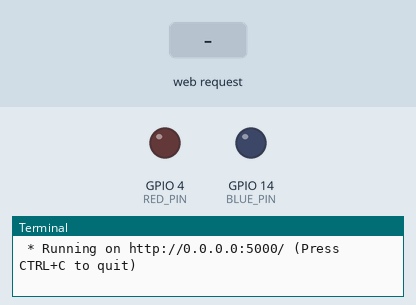
Bench run of a program on a simulated Raspberry Pi (BCM pin numbers). Shown: output pins drawn as LEDs (lit = HIGH), the last lines printed to the terminal. Inputs (shaded band) come from the test bench. The clock reads 2024-03-15 10:24:30 at power-on unless the program sets it.

Above: at 1.2 s.
1.3 s: HTTP request for /led/red/on received
At 1.8 s:
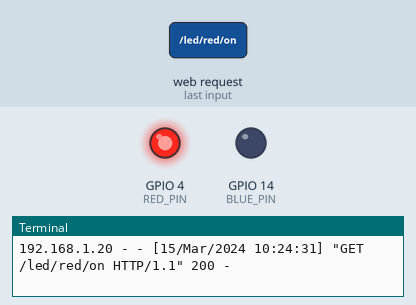
2.8 s: HTTP request for /led/blue/on received
At 4.0 s:
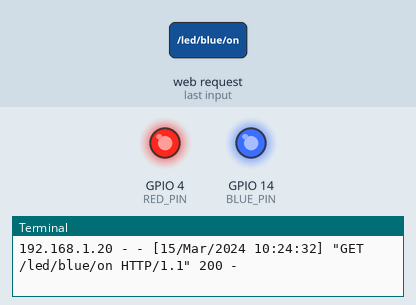
4.3 s: HTTP request for /led/red/off received
At 5.3 s:
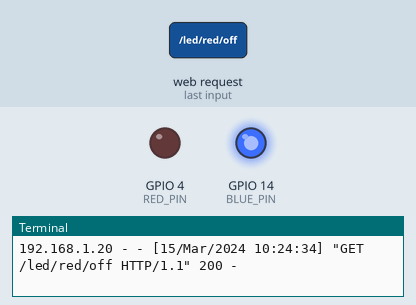
Timing chart, 0 to 7.3 s (numbered marks = the images above; inputs shaded):
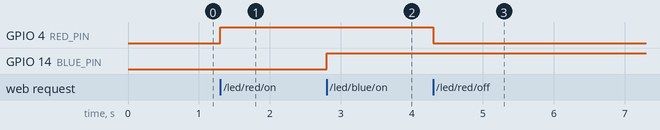

Measured:
- after the input at 1.3 s, GPIO 4 (RED_PIN): LOW → HIGH at once
- after the input at 2.8 s, GPIO 14 (BLUE_PIN): LOW → HIGH at once
- after the input at 4.3 s, GPIO 4 (RED_PIN): HIGH → LOW at once

The program:

flask_led1_copy.py
```python
# 동적으로 만들기!
from flask import Flask
import RPi.GPIO as GPIO

RED_PIN = 4
BLUE_PIN = 14

GPIO.setmode(GPIO.BCM)
GPIO.setup(RED_PIN, GPIO.OUT)
GPIO.setup(BLUE_PIN, GPIO.OUT)

# Flask 객체 생성
# __name__은 파일명
app = Flask(__name__)

# 라우팅을 위한 뷰 함수
@app.route("/") # '''를 세개 찍으면 문자열이됨.(줄이 나누어지는!!)
def hello_world():
    return '''
        <p>Hello, Flask!!</p>
        <a href="/led/red/on">RED ON</a>
        <a href="/led/red/off">RED OFF</a><br>
        <a href="/led/blue/on">BLUE LED ON</a>
        <a href="/led/blue/off">BLUE LED OFF</a>
'''
#함수마다 routing을 걸어주어야함.
@app.route("/led/<op>/<cmd>") # op 말고 cmd라고 해도 됨. ->값을 정적이 아닌 동적으로 처리하겠다.
def led_op(op,cmd): # ()안에 op를 꼭 써주어야 한다. ->@app.route("/led/<op>") == def led_op의 주고 받는 값이 같아야 하니까 설정해주어야 한다!! 둘은 자동적으로 같다고 설정되지 않으니까!
    if op == "red":
        if cmd == "on":
            GPIO.output(RED_PIN, GPIO.HIGH)
            return '''
                <p>RED ON</p>
                <a href="/">Go Home</a>
            '''
        elif cmd == "off":
            GPIO.output(RED_PIN, GPIO.LOW)
            return '''
                <p>RED OFF</p>
                <a href="/">Go Home</a>
            '''
    elif op == "blue":
        if cmd == "on":
            GPIO.output(BLUE_PIN, GPIO.HIGH)
            return '''
                <p>BLUE LED ON</p>
                <a href="/">Go Home</a>
            '''
        elif cmd == "off":
            GPIO.output(BLUE_PIN, GPIO.LOW)
            return '''
                <p>BLUE LED OFF</p>
                <a href="/">Go Home</a>
            '''
# 터미널에서 직접 실행시킨 경우
if __name__ == "__main__":
    try:
     app.run(host="0.0.0.0")
    finally:
        GPIO.cleanup()
```
